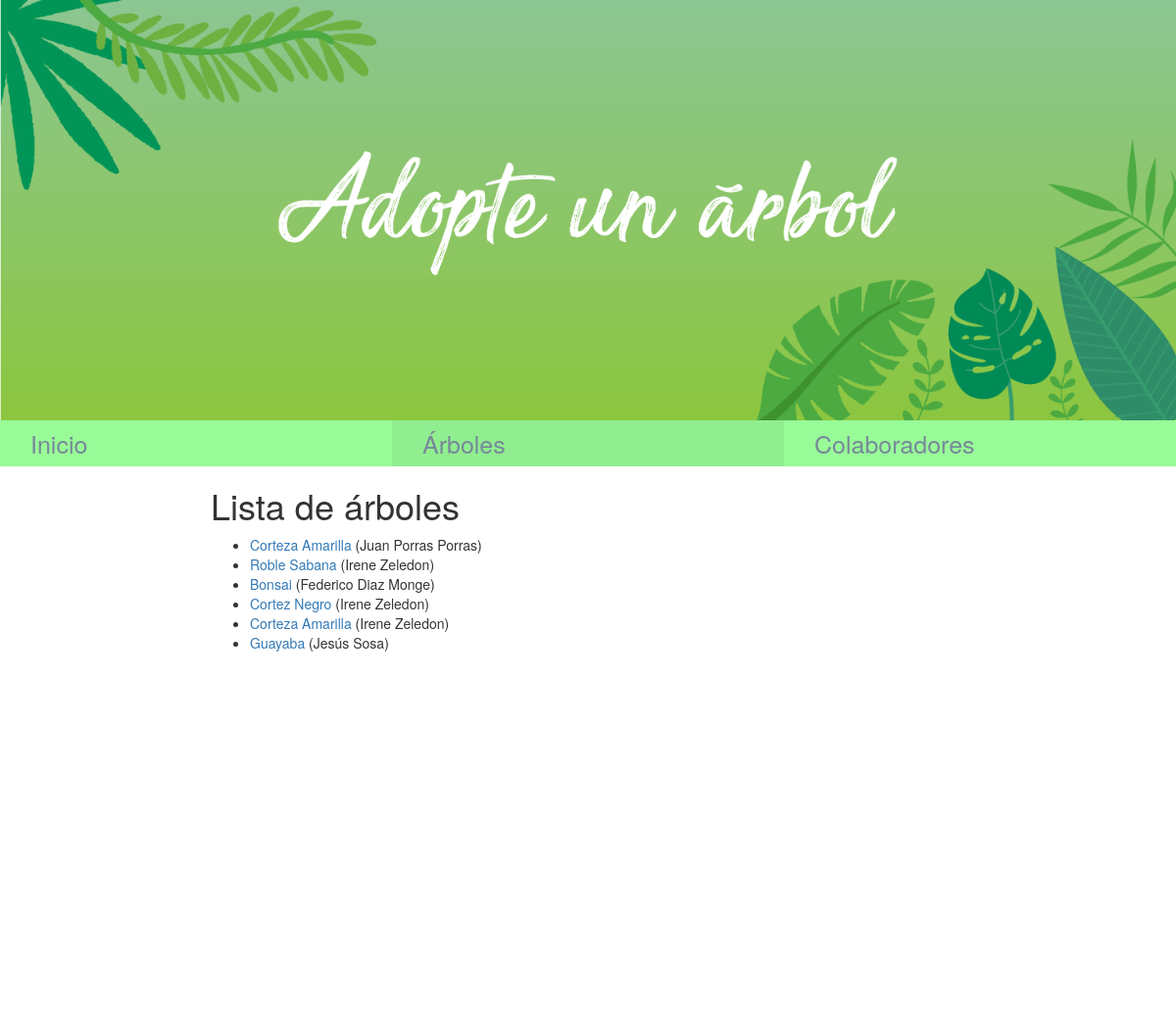
The page /catalogo/arboles/ on the database its author committed.
### catalogo/models.py (models this page shows, shortened)
class Arbol(models.Model):
	especie = models.CharField(max_length=200)
	persona = models.ForeignKey('Persona', on_delete=models.SET_NULL, null=True)
	localizacion = models.CharField(max_length=200, default="Rancho Quemado" )
	def get_absolute_url(self):
	        return reverse('detalles-arbol', args=[str(self.id)])

class Persona(models.Model):
	nombre = models.CharField(max_length=100)
	apellidos = models.CharField(max_length=100)
	def __str__(self):
		return '%s %s' % (self.nombre, self.apellidos)

### catalogo/views.py (the view)
class VistaArboles(generic.ListView):
    model = Arbol

### catalogo/templates/catalogo/arbol_list.html
{% extends "generica.html" %}
{% block content %}
    <h1>Lista de árboles</h1>
    {% if arbol_list %}
    <ul>
      {% for arbol in arbol_list %}
      <li>
        <a  href="{{ arbol.get_absolute_url }}">{{ arbol.especie }}</a> ({{arbol.persona}})
      </li>
      {% endfor %}
    </ul>
    {% else %}
      <p>No hay árboles disponibles para mostrar.</p>
    {% endif %}
{% endblock %}

### catalogo/templates/generica.html (shortened to what this page needs)
<!DOCTYPE html>
<html lang="en">
<head>
  <link rel="stylesheet" href="https://maxcdn.bootstrapcdn.com/bootstrap/3.3.7/css/bootstrap.min.css">
  {% load static %}
  <link rel="stylesheet" href="{% static 'css/styles.css' %}">
</head>
<body>
{% load static %}
  <div class="imgbox" >
    <img  class ="center-fit" src="{% static 'Head_image.png' %}"/>
  </div>
  <div class="container-fluid">
    <div class="row">
      {% block sidebar %}
      <ul class="sidebar-nav">
          <div class="col-sm-4" style="background-color:palegreen;">
          <li><a href="{% url 'index' %}">Inicio</a></li>
	  </div>
          <div class="col-sm-4" style="background-color:lightgreen;">
          <li><a href="{% url 'arboles' %}">Árboles</a></li>
	  </div>
          <div class="col-sm-4" style="background-color:palegreen;">
          <li><a href="{% url 'personas' %}">Colaboradores</a></li>
	  </div>
      </ul>
     {% endblock %}
      <div class="col-sm-2">
      </div>
     <div class= content>
          <div class="col-sm-10 ">
          {% block content %}{% endblock %}
	  </div>
     </div>
    </div>
  </div>
</body>
</html>

### catalogo/static/css/styles.css (style rules this page uses)
.sidebar-nav { margin-top: 0px; padding: 0; list-style: none; font-size: 30px; color: FFFFFF; display: block; }
.sidebar-nav a { padding: 6px 8px 6px 16px; text-decoration: none; font-size: 25px; color: #778899; display: block; }
.imgbox { display: grid; height: 100%; }
.center-fit { max-width: 100%; max-height: 100vh; margin: auto; }
.content { block-size: 600px; }

### rows shown on the page
Arbol: especie "Corteza Amarilla", persona "Juan Porras Porras"
Arbol: especie "Roble Sabana", persona "Irene Zeledon"
Arbol: especie "Bonsai", persona "Federico Diaz Monge"
Arbol: especie "Cortez Negro", persona "Irene Zeledon"
Arbol: especie "Corteza Amarilla", persona "Irene Zeledon"
Arbol: especie "Guayaba", persona "Jesús Sosa"
